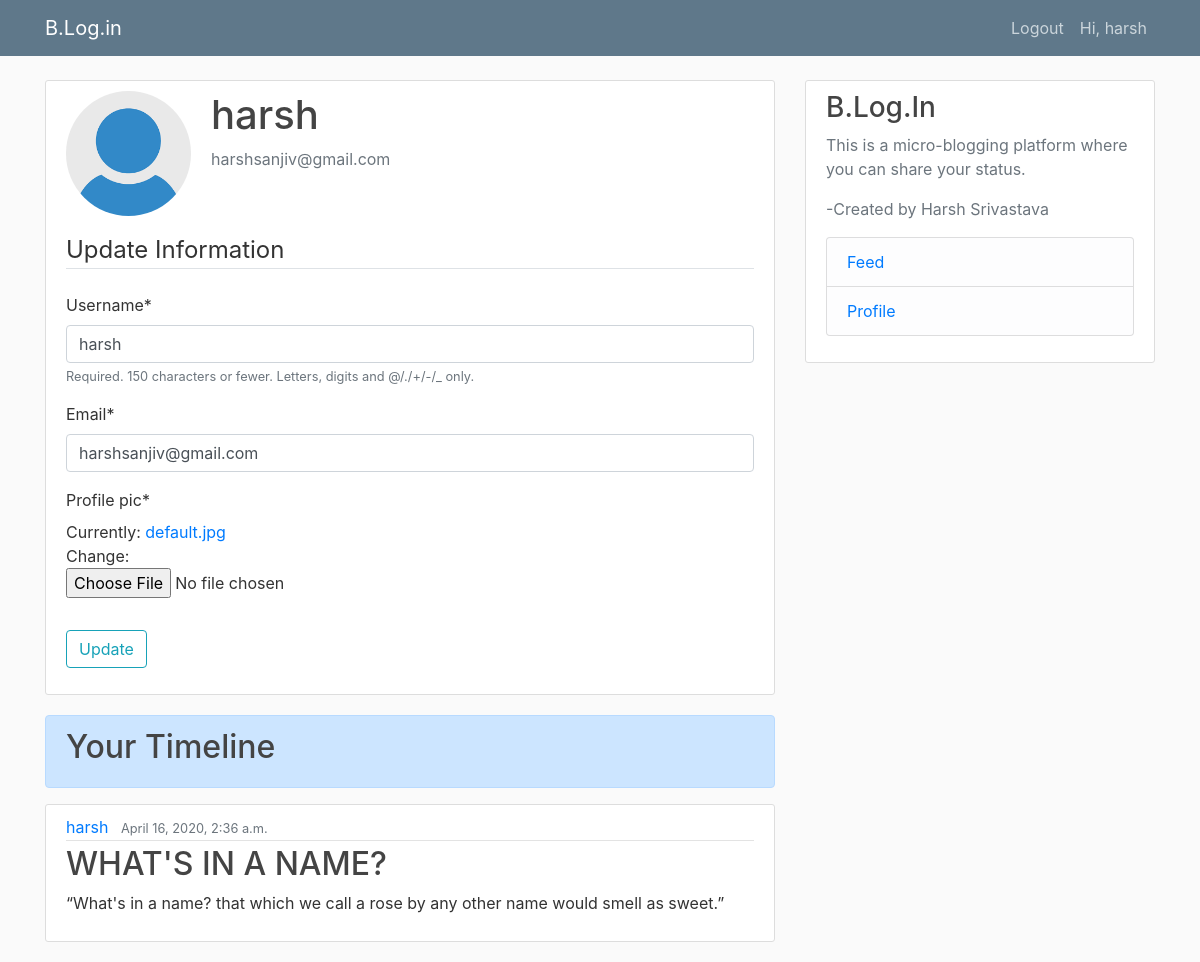
The page /user/profile/ (signed in) on the database its author committed.
### users/models.py (models this page shows, shortened)
class Profile(models.Model):
    user=models.OneToOneField(User,on_delete=models.CASCADE,unique=True)
    profile_pic=models.ImageField(default="default.jpg",upload_to="profile_pics")

### blog/models.py (models this page shows, shortened)
class Post(models.Model):
    title=models.CharField(max_length=100)
    content=models.CharField(max_length=280)
    author=models.ForeignKey(User,on_delete=models.CASCADE)
    date_posted=models.DateTimeField(default=timezone.now)

### users/views.py (the view)
# urls.py: path('profile/',views.profile,name='profile'),
@login_required
def profile(request):
    logged_in_user = request.user
    logged_in_user_posts=Post.objects.filter(author=logged_in_user).order_by('-date_posted')
    if request.method=="POST":
        u_form=UserUpdateForm(request.POST,instance=request.user)
        p_form=ProfileUpdateForm(request.POST,request.FILES,instance=request.user.profile)
    else:
        u_form=UserUpdateForm(instance=request.user)
        p_form=ProfileUpdateForm(instance=request.user.profile)
    context={
        'u_form':u_form,
        'p_form':p_form,
        'posts':logged_in_user_posts}
    return render(request,'users/profile.html',context)

### users/forms.py
class UserUpdateForm(forms.ModelForm):
    email=forms.EmailField()
    class Meta:
        model=User
        fields=['username','email']

class ProfileUpdateForm(forms.ModelForm):
    class Meta:
        model=Profile
        fields=['profile_pic']

### users/templates/users/profile.html (shortened to what this page needs)
{% extends 'blog/base.html' %}
{% load crispy_forms_tags %}
{% block content %}
			<div class="content-section">
				  <div class="media">
					<img class="rounded-circle account-img" src="{{user.profile.profile_pic.url}}">
					<div class="media-body">
					  <h2 class="account-heading">{{user.username}}</h2>
					  <p class="text-secondary">{{user.email}}</p>
					</div>
				  </div>
				  <form method="POST" enctype="multipart/form-data">
					<fieldset class="form-group">
						<legend class="border-bottom mb-4">Update Information</legend>
						{{u_form|crispy}}
						{{p_form|crispy}}
					</fieldset>
					<div class="form-group">
						<button class="btn btn-outline-info" type="submit">Update</button>
					</div>
				</form>
			</div>
			<div class="alert alert-primary" role="alert">
			  <h2>Your Timeline</h2>
			</div>
			{% for post in posts %}
				<article class="media content-section">
				  <div class="media-body">
					<div class="article-metadata">
					  <a class="mr-2" href="{% url 'profile' %}">{{ post.author }}</a>
					  <small class="text-muted">{{ post.date_posted }}</small>
					</div>
					<h2><a class="article-title" href="{% url 'post-detail' post.id %}">{{ post.title }}</a></h2>
					<p class="article-content">{{ post.content }}</p>
				  </div>
				</article>
			{% endfor %}
{% endblock %}

### blog/templates/blog/base.html (shortened to what this page needs)
{% load static %}
<html>
	<head>
		<link rel="stylesheet" href="https://maxcdn.bootstrapcdn.com/bootstrap/4.0.0/css/bootstrap.min.css">
		<link rel="stylesheet" type="text/css" href={% static 'blog/main.css' %}>
	</head>
	<body>
		<header class="site-header">
		  <nav class="navbar navbar-expand-md navbar-dark bg-steel fixed-top">
			<div class="container">
			  <a class="navbar-brand mr-4" href="{% url 'blog-home' %}">B.Log.in</a>
			  <div class="collapse navbar-collapse" id="navbarToggle">
				<div class="navbar-nav">
				  {% if user.is_authenticated %}
					  <a class="nav-item nav-link" href="{% url 'logout' %}">Logout</a>
					  <a class="nav-item nav-link" href="{% url 'profile' %}">Hi, {{request.user.username}}</a>
				  {% else %}
					  <a class="nav-item nav-link" href="{% url 'login' %}">Login</a>
					  <a class="nav-item nav-link" href="{% url 'register' %}">Register</a>
				  {% endif %}
				</div>
			  </div>
			</div>
		  </nav>
		</header>
		<main role="main" class="container">
		  <div class="row">
			<div class="col-md-8">
			  {% block content %}{% endblock %}
			</div>
			<div class="col-md-4">
			  <div class="content-section">
				<h3>B.Log.In</h3>
				<p class='text-muted'>This is a micro-blogging platform where you can share your status.
				<p class='text-muted'>-Created by Harsh Srivastava
				  <ul class="list-group">
					<li class="list-group-item list-group-item-light"><a href="{% url 'blog-home' %}">Feed</a></li>
					<li class="list-group-item list-group-item-light"><a href="{% url 'profile' %}">Profile</a></li>
				  </ul>
				</p>
			  </div>
			</div>
		  </div>
		</main>
	</body>
</html>

### blog/static/blog/main.css (style rules this page uses)
body { background: #fafafa; color: #333333; margin-top: 5rem; }
h1, h2, h3, h4, h5, h6 { color: #444444; }
ul { margin: 0; }
.bg-steel { background-color: #5f788a; }
.site-header .navbar-nav .nav-link { color: #cbd5db; }
.content-section { background: #ffffff; padding: 10px 20px; border: 1px solid #dddddd; border-radius: 3px; margin-bottom: 20px; }
.article-title { color: #444444; }
.article-content { white-space: pre-line; }
.article-metadata { padding-bottom: 1px; margin-bottom: 4px; border-bottom: 1px solid #e3e3e3 }
.account-img { height: 125px; width: 125px; margin-right: 20px; margin-bottom: 16px; }
.account-heading { font-size: 2.5rem; }

### rows shown on the page
Post: author "harsh", date_posted "April 16, 2020, 2:36 a.m.", title "WHAT'S IN A NAME?", content "“What's in a name? that which we call a rose by any other name would smell as sweet.”"

### other values the page prints
{{ request.user.username }} "harsh"
{{ user.username }} "harsh"
{{ user.email }} "harshsanjiv@gmail.com"
